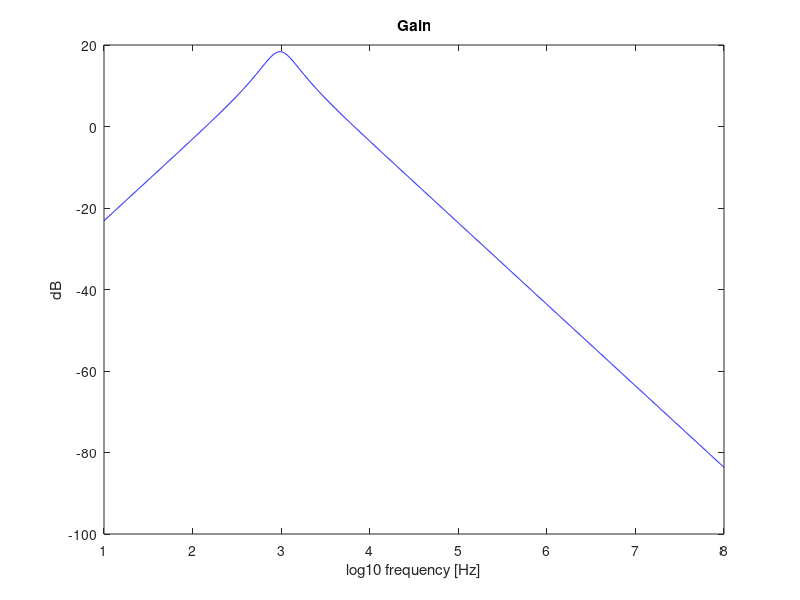
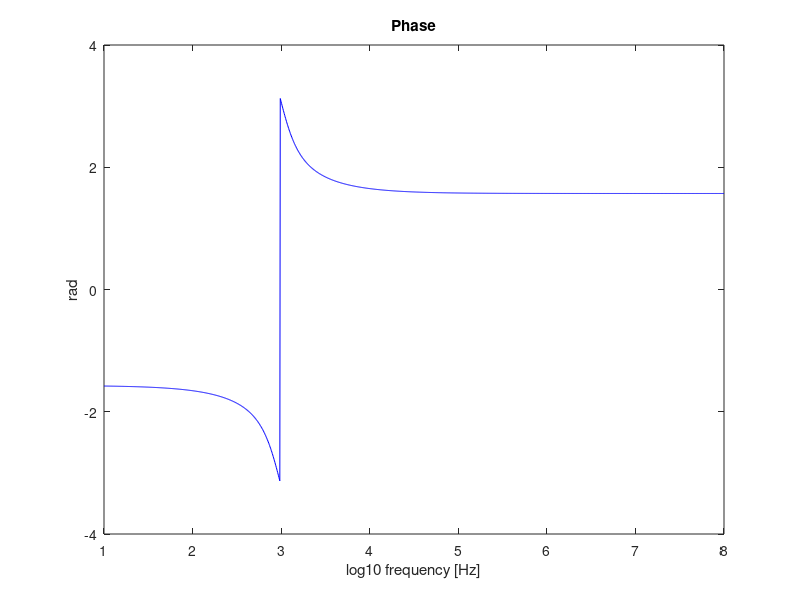

These figures' MATLAB source, in order: (Note: this script raises an error after producing the figures.)


% file = fopen("../doc/GainStage_OP.tex", "w");
% fprintf(file, "VEQ & %e\\\\ \\\hline\n", VEQ);
% fprintf(file, "IB1 & %e\\\\ \\\hline\n", IB1);
% fprintf(file, "IC1 & %e\\\\ \\\hline\n", IC1);
% fprintf(file, "VEQ & %e\\\\ \\\hline\n", IE1);
% fprintf(file, "VE1 & %e\\\\ \\\hline\n", VE1);
% fprintf(file, "V01 & %e\\\\ \\\hline\n", VO1);
% fprintf(file, "VCE & %e\\\\ \\\hline\n", VCE);
% fclose(file);

% file = fopen("../doc/GainStage_AC.tex", "w");
% fprintf(file, "gm1 & %e\\\\ \\\hline\n", gm1);
% fprintf(file, "$r \pi 1$ & %e\\\\ \\\hline\n", rpi1);
% fprintf(file, "r01 & %e\\\\ \\\hline\n", ro1);
% fprintf(file, "AV1 & %e\\\\ \\\hline\n", AV1);
% fprintf(file, "$AV1_{DB}$ & %e\\\\ \\\hline\n", AVI_DB);
% fprintf(file, "ZI1& %e\\\\ \\\hline\n", ZI1);
% fprintf(file, "ZO1 & %e\\\\ \\\hline\n", ZO1);
% fclose(file);

% file = fopen("../doc/OutputStage_OP.tex", "w");
% fprintf(file, "VI2 & %e\\\\ \\\hline\n", VO1);
% fprintf(file, "IC2 & %e\\\\ \\\hline\n", IC2);
% fprintf(file, "IE2 & %e\\\\ \\\hline\n", IE2);
% fprintf(file, "VO2 & %e\\\\ \\\hline\n", VO2);
% fclose(file);

% file = fopen("../doc/OutputStage_AC.tex", "w");
% fprintf(file, "gm2 & %e\\\\ \\\hline\n", gm2);
% fprintf(file, "$r \pi 2$ & %e\\\\ \\\hline\n", 1/gpi2);
% fprintf(file, "r02 & %e\\\\ \\\hline\n", 1/go2);
% fprintf(file, "AV2 & %e\\\\ \\\hline\n", AV2);
% fprintf(file, "$AV_{DB}$ & %e\\\\ \\\hline\n", 20*log10(AV2));
% fprintf(file, "ZI2 & %e\\\\ \\\hline\n", ZI2);
% fprintf(file, "ZO2 & %e\\\\ \\\hline\n", ZO2);
% fclose(file);


% %total
% gB = 1/(1/gpi2+ZO1)
% AV = (gB+gm2/gpi2*gB)/(gB+ge2+go2+gm2/gpi2*gB)*AV1
% AV_DB = 20*log10(abs(AV))
% ZI=ZI1
% ZO=1/(go2+gm2/gpi2*gB+ge2+gB)


% file = fopen("../doc/Final.tex", "w");
% fprintf(file, "AV & %e\\\\ \\\hline\n", AV);
% fprintf(file, "$AV_{DB}$ & %e\\\\ \\\hline\n", AV_DB);
% fprintf(file, "ZI & %e\\\\ \\\hline\n", ZI);
% fprintf(file, "ZO & %e\\\\ \\\hline\n", ZO);
% fclose(file);

jj = 1;

Cmax = 1e-6;
Cmin = 220e-9;

R1k = 1e3;
R10k = 10e3;
R100k = 100e3;

invR1 = 3./R1k + 3./R100k;
invR2 = 3./R10k;

invC1 = 3./Cmax;
invC2 = 3./Cmin;


TGain = zeros(1, 10);
TGain_DB = zeros(1, 10);
phase = zeros(1, 10);
logfreq = zeros(1, 10);

C1  = 1./invC1;
C2 = 1./invC2;

R1 = 1./invR1;
R2 = 1./invR2;   

vin = 1.;

for t = 1:0.005:8

omega = 2*pi*power(10, t);
ZC1 = 1./(I*omega*C1);
ZC2 = 1./(I*omega*C2);

eq1 = [1./R1 + 1./ZC2 + 1./ZC1, -1./ZC2];
eq2 = [-1./ZC1, -1./R2];
A = [eq1; eq2];

B = [vin/R1; 0];

X = A\B;
Vout = X(2);
TGain(jj) = Vout*vin;
TGain_DB(jj) = 20*log10(abs(TGain(jj)));
phase(jj) = arg(TGain(jj));
logfreq(jj) = t;

jj = jj +1;
endfor

figure
plot(logfreq, TGain_DB, "b");
title("Gain");
ylabel ("dB");
xlabel ("log10 frequency [Hz]");
print ("gain.eps", "-depsc");

figure
plot(logfreq, phase, "b");
title("Phase");
ylabel ("rad");
xlabel ("log10 frequency [Hz]");
print ("phase.eps", "-depsc");


[Gmax, idxfreqmax] = max(TGain_DB)

freqmax = power(10, logfreq(idxfreqmax))

%impedance input

omega = 2*pi*freqmax;
ZC1 = 1./(I*omega*C1);
ZC2 = 1./(I*omega*C2);

eq1 = [1./R1 + 1./ZC2 + 1./ZC1, -1./ZC2];
eq2 = [-1./ZC1, -1./R2];
A = [eq1; eq2];

B = [vin/R1; 0];

X = A\B;

current_in = (vin -X(1))/R1
zinput = vin/current_in/1000.

spiceZin = 0.135285 - I*0.1156956
spiceZout = -2.65141e-3 - I*2.17355e-2
spiceGain = 18.27262
spiceFreq = 1000.15

Zin_dev = abs(zinput - spiceZin)/abs(spiceZin)*100;
Zout_dev = 100;
Gain_dev = abs(Gmax-spiceGain)/abs(spiceGain)*100;
Freq_dev = abs(freqmax - spiceFreq)/abs(spiceFreq)*100;

file = fopen("../doc/ResultsTheoretical.tex", "w");
fprintf(file, "$Variable$ & Theory (octave) & Simulation (ngspice) & Deviation ($\\\%%$) \\\\ \\\hline \n")
fprintf(file, "$Z_{input} [k \\\Omega]$ & %e + %ei & %e + %ei & %.2f\\\\ \\\hline\n", zinput, zinput/(1*I), spiceZin, spiceZin/(1*I), Zin_dev);
fprintf(file, "$Z_{output} [k \\\Omega]$ & %e & %e + %ei & %.2f \\\\ \\\hline\n", 0, spiceZout, spiceZout/(1*I), Zout_dev);
fprintf(file, "Max $Gain [dB]$ & %e & %e & %.2f \\\\ \\\hline\n", Gmax, spiceGain, Gain_dev);
fprintf(file, "Central frequency [Hz] & %e & %e & %.2f \\\\ \\\hline\n", freqmax, spiceFreq, Freq_dev);
fclose(file);
